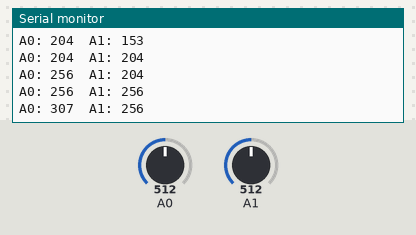
Bench run of a sketch on a simulated Arduino Uno, built with avr-gcc and run on an emulated ATmega328P. Shown: the last lines printed to the serial monitor. The inputs (shaded band) are chosen by the test bench; at power-on: A0 = 512, A1 = 512.

Above: at 1.2 s.
1.3 s: A0 set to 716
At 1.31 s:
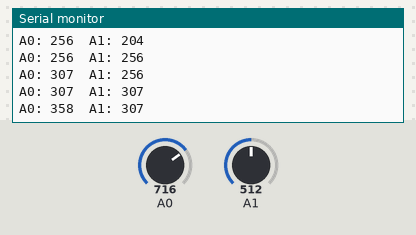
2.8 s: A1 set to 716
At 2.82 s:
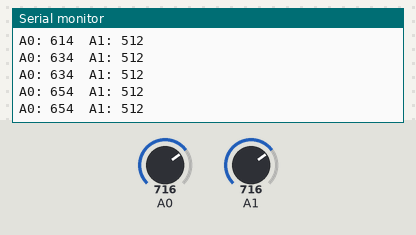
4.3 s: A0 set to 900
At 4.32 s:
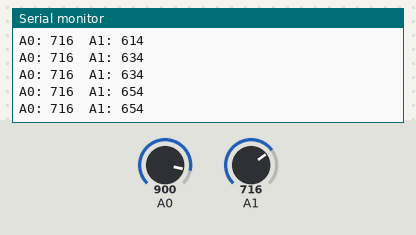
5.8 s: A1 set to 900
At 5.83 s:
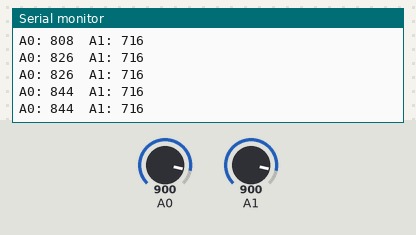
Timing chart, 0 to 8.3 s (numbered marks = the images above; inputs shaded):
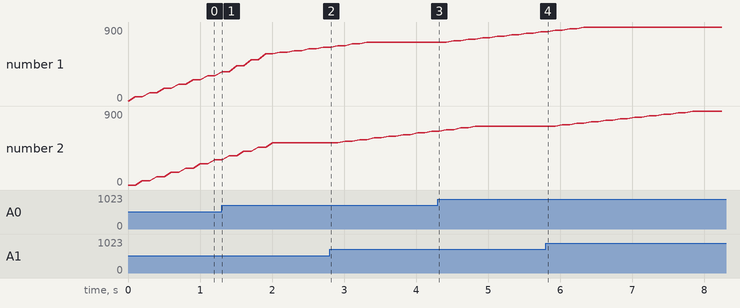

The sketch:

lab2_t2.ino
```cpp
//Variables for soring value states and channel state
volatile int status = 0, i0 = 0, i1= 0;
//Variables for storing read values
volatile int value0[10] = { 0 }, value1[10] = { 0 };

void setup() {

  Serial.begin(9600);
  cli(); //Disable interrupts

  //Zero both registers
  ADMUX ^= ADMUX;
  ADCSRA ^= ADCSRA;

  ADCSRA |= (1 << ADEN); //Enable analog converter
  ADCSRA |= 0x7;  //Set prescalar to 128
  ADCSRA |= (1 << ADIE); //Enable analog converter interrupt

  ADCSRA |= (1 << ADSC); //Start the first conversion
  sei(); //Enable interrupts
}

void loop() {
  int result0 = 0, result1 = 0; //Variables for calculating average
  ADCSRA |= (1 << ADSC); //Start the conversion again

  //Sum all the values
  for (int i = 0; i < 10; i++) {
  	result0 += value0[i];
    result1 += value1[i];
  }

  //And divide byte count of values for average
  result0 /= 10;
  result1 /= 10;

  //Print the result
  Serial.print("A0: ");
  Serial.print(result0);
  Serial.print("\tA1: ");
  Serial.println(result1);

  delay(100); //Wait for 100ms
}


//AD-conversion interrupt service routine
ISR(ADC_vect) {
  switch(status) {
    case 0:
    	if(i0 == 10) i0 = 0; //Set i back to 0
    	//Combine the upper and lower registers for a result
    	value0[i0++] = ADCL | (ADCH << 8);
    	ADMUX |= 1; //Switch channel to the second channel
    	status = 1; //Switch status for different channel
    	break;
    case 1:
    	if(i1 == 10) i1 = 0; //Set i back to 0
      //Combine the upper and lower registers for a result
    	value1[i1++] = ADCL | (ADCH << 8);
    	ADMUX &= 0xf0; //Switch back to the first channel
    	status = 0; //Switch status for different channel
    	break;
  }
}
```

Measured:
- plotted number 1: 307 → 654 after the input at 1.3 s, 716 → 844 after the input at 4.3 s
